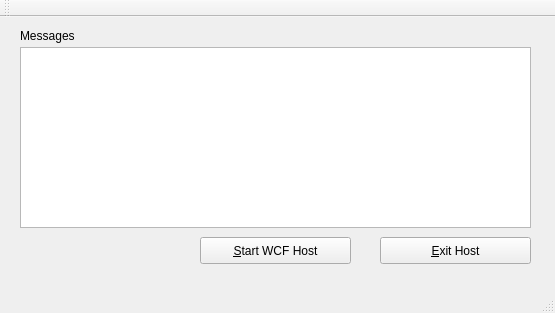
<?xml version="1.0" encoding="UTF-8"?>
<ui version="4.0">
 <class>MainWindow</class>
 <widget class="QMainWindow" name="MainWindow">
  <property name="geometry">
   <rect>
    <x>0</x>
    <y>0</y>
    <width>555</width>
    <height>313</height>
   </rect>
  </property>
  <property name="windowTitle">
   <string>WCF Host built with Qt</string>
  </property>
  <widget class="QWidget" name="centralWidget">
   <widget class="QPushButton" name="btnStartHost">
    <property name="geometry">
     <rect>
      <x>200</x>
      <y>220</y>
      <width>151</width>
      <height>27</height>
     </rect>
    </property>
    <property name="text">
     <string>&amp;Start WCF Host</string>
    </property>
   </widget>
   <widget class="QListWidget" name="lstMessages">
    <property name="geometry">
     <rect>
      <x>20</x>
      <y>30</y>
      <width>511</width>
      <height>181</height>
     </rect>
    </property>
   </widget>
   <widget class="QLabel" name="lblMessages">
    <property name="geometry">
     <rect>
      <x>20</x>
      <y>10</y>
      <width>67</width>
      <height>17</height>
     </rect>
    </property>
    <property name="text">
     <string>Messages</string>
    </property>
   </widget>
   <widget class="QPushButton" name="btnExitHost">
    <property name="geometry">
     <rect>
      <x>380</x>
      <y>220</y>
      <width>151</width>
      <height>27</height>
     </rect>
    </property>
    <property name="text">
     <string>&amp;Exit Host</string>
    </property>
   </widget>
  </widget>
  <widget class="QMenuBar" name="menuBar">
   <property name="geometry">
    <rect>
     <x>0</x>
     <y>0</y>
     <width>555</width>
     <height>25</height>
    </rect>
   </property>
  </widget>
  <widget class="QToolBar" name="mainToolBar">
   <attribute name="toolBarArea">
    <enum>TopToolBarArea</enum>
   </attribute>
   <attribute name="toolBarBreak">
    <bool>false</bool>
   </attribute>
  </widget>
  <widget class="QStatusBar" name="statusBar"/>
 </widget>
 <layoutdefault spacing="6" margin="11"/>
 <resources/>
 <connections/>
</ui>
